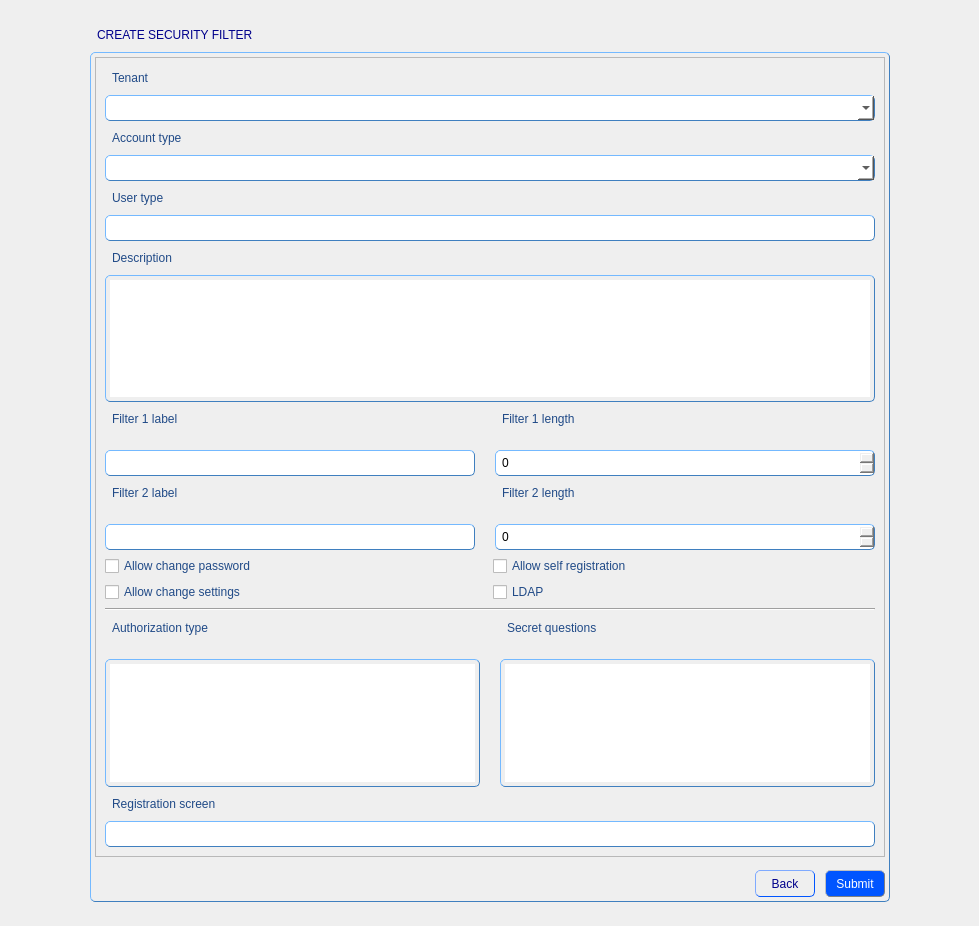
<?xml version="1.0" encoding="UTF-8"?>
<ui version="4.0">
 <class>CreateSecurityFilterForm</class>
 <widget class="QWidget" name="CreateSecurityFilterForm">
  <property name="geometry">
   <rect>
    <x>0</x>
    <y>0</y>
    <width>979</width>
    <height>926</height>
   </rect>
  </property>
  <property name="windowTitle">
   <string>Form</string>
  </property>
  <property name="styleSheet">
   <string notr="true">QGroupBox {
               color: black;
               padding: 4px;
               border: 1px solid rgb(63, 127, 191); 
               border-radius: 5px;
               border-style: outset;
              }
QTabWidget {
               color: blue;
               padding: 4px;
               border-radius: 5px;
               border: 1px solid rgb(63, 127, 191); 
               border-style: outset;
	           font: 11pt &quot;MS Shell Dlg 2&quot;;
              }
QWidget {
               color: rgb(32, 74, 135);
	           font: 11pt &quot;MS Shell Dlg 2&quot;;
              }
QScrollBar {
			   background-color: rgb(240, 240, 240);
              }
QLabel {
               color: rgb(32, 74, 135);
               padding: 4px;
               border-radius: 5px;
               border-style: outset;
	           font: 11pt &quot;MS Shell Dlg 2&quot;;
              }
QLineEdit {
               color: black;
               padding: 4px;
               border: 1px solid rgb(63, 127, 191); 
               border-radius: 5px;
               border-style: outset;
	           font: 10pt &quot;MS Shell Dlg 2&quot;;
              }
QComboBox {
			   color: black;
               padding: 4px;
               border: 1px solid rgb(63, 127, 191); 
               border-radius: 5px;
               border-style: outset;
               font: 9pt &quot;MS Shell Dlg 2&quot;;
			   background-color: rgb(255, 255, 255);
              }
QTextEdit {
               color: black;
               padding: 4px;
               border: 1px solid rgb(63, 127, 191); 
               border-radius: 5px;
               border-style: outset;
	           font: 10pt &quot;MS Shell Dlg 2&quot;;
              }
QSpinBox {
               color: black;
               padding: 4px;
               border: 1px solid rgb(63, 127, 191); 
               border-radius: 5px;
               border-style: outset;
	           font: 10pt &quot;MS Shell Dlg 2&quot;;
              }
QListView {
               color: black;
               padding: 4px;
               border: 1px solid rgb(63, 127, 191); 
               border-radius: 5px;
               border-style: outset;
	           font: 10pt &quot;MS Shell Dlg 2&quot;;
              }</string>
  </property>
  <layout class="QGridLayout" name="gridLayout_2">
   <item row="1" column="1">
    <widget class="QLabel" name="label">
     <property name="sizePolicy">
      <sizepolicy hsizetype="Preferred" vsizetype="Fixed">
       <horstretch>0</horstretch>
       <verstretch>0</verstretch>
      </sizepolicy>
     </property>
     <property name="styleSheet">
      <string notr="true">QLabel {
               color: darkblue;
               padding: 4px;
               border-radius: 5px;
               border-style: outset;
	           font: 12pt &quot;MS Shell Dlg 2&quot;;
              }</string>
     </property>
     <property name="text">
      <string>CREATE SECURITY FILTER</string>
     </property>
    </widget>
   </item>
   <item row="2" column="1">
    <widget class="QGroupBox" name="groupBox">
     <property name="sizePolicy">
      <sizepolicy hsizetype="Fixed" vsizetype="Fixed">
       <horstretch>0</horstretch>
       <verstretch>0</verstretch>
      </sizepolicy>
     </property>
     <property name="minimumSize">
      <size>
       <width>800</width>
       <height>850</height>
      </size>
     </property>
     <property name="maximumSize">
      <size>
       <width>820</width>
       <height>850</height>
      </size>
     </property>
     <property name="title">
      <string/>
     </property>
     <layout class="QGridLayout" name="gridLayout">
      <property name="leftMargin">
       <number>0</number>
      </property>
      <property name="topMargin">
       <number>0</number>
      </property>
      <property name="rightMargin">
       <number>0</number>
      </property>
      <property name="bottomMargin">
       <number>0</number>
      </property>
      <property name="spacing">
       <number>0</number>
      </property>
      <item row="0" column="0">
       <widget class="QScrollArea" name="scrollArea">
        <property name="sizePolicy">
         <sizepolicy hsizetype="Expanding" vsizetype="Maximum">
          <horstretch>0</horstretch>
          <verstretch>0</verstretch>
         </sizepolicy>
        </property>
        <property name="minimumSize">
         <size>
          <width>0</width>
          <height>800</height>
         </size>
        </property>
        <property name="maximumSize">
         <size>
          <width>16777215</width>
          <height>820</height>
         </size>
        </property>
        <property name="widgetResizable">
         <bool>true</bool>
        </property>
        <widget class="QWidget" name="scrollAreaWidgetContents">
         <property name="geometry">
          <rect>
           <x>0</x>
           <y>0</y>
           <width>788</width>
           <height>798</height>
          </rect>
         </property>
         <layout class="QGridLayout" name="gridLayout_3">
          <item row="7" column="0">
           <widget class="QTextEdit" name="descriptionEdit">
            <property name="maximumSize">
             <size>
              <width>16777215</width>
              <height>200</height>
             </size>
            </property>
           </widget>
          </item>
          <item row="15" column="0">
           <widget class="QLabel" name="label_13">
            <property name="text">
             <string>Registration screen</string>
            </property>
           </widget>
          </item>
          <item row="5" column="0">
           <widget class="QLineEdit" name="userTypeLine"/>
          </item>
          <item row="16" column="0">
           <widget class="QLineEdit" name="regScreenLine"/>
          </item>
          <item row="4" column="0">
           <widget class="QLabel" name="label_5">
            <property name="text">
             <string>User type</string>
            </property>
           </widget>
          </item>
          <item row="6" column="0">
           <widget class="QLabel" name="label_6">
            <property name="text">
             <string>Description</string>
            </property>
           </widget>
          </item>
          <item row="12" column="0">
           <layout class="QHBoxLayout" name="horizontalLayout_5">
            <item>
             <widget class="QCheckBox" name="changeSetCheckBox_2">
              <property name="text">
               <string>Allow change settings</string>
              </property>
             </widget>
            </item>
            <item>
             <widget class="QCheckBox" name="ldapCheckBox">
              <property name="text">
               <string>LDAP</string>
              </property>
             </widget>
            </item>
           </layout>
          </item>
          <item row="10" column="0">
           <layout class="QHBoxLayout" name="horizontalLayout_3">
            <property name="spacing">
             <number>20</number>
            </property>
            <item>
             <layout class="QVBoxLayout" name="verticalLayout_3">
              <item>
               <widget class="QLabel" name="label_9">
                <property name="sizePolicy">
                 <sizepolicy hsizetype="Maximum" vsizetype="Preferred">
                  <horstretch>0</horstretch>
                  <verstretch>0</verstretch>
                 </sizepolicy>
                </property>
                <property name="maximumSize">
                 <size>
                  <width>200</width>
                  <height>16777215</height>
                 </size>
                </property>
                <property name="text">
                 <string>Filter 2 label</string>
                </property>
               </widget>
              </item>
              <item>
               <widget class="QLineEdit" name="filter_2_Line">
                <property name="sizePolicy">
                 <sizepolicy hsizetype="Expanding" vsizetype="Expanding">
                  <horstretch>0</horstretch>
                  <verstretch>0</verstretch>
                 </sizepolicy>
                </property>
                <property name="maximumSize">
                 <size>
                  <width>16777215</width>
                  <height>16777215</height>
                 </size>
                </property>
               </widget>
              </item>
             </layout>
            </item>
            <item>
             <layout class="QVBoxLayout" name="verticalLayout_4">
              <item>
               <widget class="QLabel" name="label_10">
                <property name="text">
                 <string>Filter 2 length</string>
                </property>
               </widget>
              </item>
              <item>
               <widget class="QSpinBox" name="filter_2_SpinBox">
                <property name="minimumSize">
                 <size>
                  <width>380</width>
                  <height>0</height>
                 </size>
                </property>
               </widget>
              </item>
             </layout>
            </item>
           </layout>
          </item>
          <item row="14" column="0">
           <layout class="QHBoxLayout" name="horizontalLayout_6">
            <property name="spacing">
             <number>20</number>
            </property>
            <item>
             <layout class="QVBoxLayout" name="verticalLayout_5">
              <item>
               <widget class="QLabel" name="label_11">
                <property name="text">
                 <string>Authorization type</string>
                </property>
               </widget>
              </item>
              <item>
               <widget class="QListView" name="authTypeListView"/>
              </item>
             </layout>
            </item>
            <item>
             <layout class="QVBoxLayout" name="verticalLayout_6">
              <item>
               <widget class="QLabel" name="label_12">
                <property name="text">
                 <string>Secret questions</string>
                </property>
               </widget>
              </item>
              <item>
               <widget class="QListView" name="questionListView"/>
              </item>
             </layout>
            </item>
           </layout>
          </item>
          <item row="11" column="0">
           <layout class="QHBoxLayout" name="horizontalLayout_4">
            <item>
             <widget class="QCheckBox" name="changePasswCheckBox">
              <property name="text">
               <string>Allow change password</string>
              </property>
             </widget>
            </item>
            <item>
             <widget class="QCheckBox" name="selfRegCheckBox">
              <property name="text">
               <string>Allow self registration</string>
              </property>
             </widget>
            </item>
           </layout>
          </item>
          <item row="9" column="0">
           <layout class="QHBoxLayout" name="horizontalLayout_2">
            <property name="spacing">
             <number>20</number>
            </property>
            <item>
             <layout class="QVBoxLayout" name="verticalLayout">
              <item>
               <widget class="QLabel" name="label_7">
                <property name="sizePolicy">
                 <sizepolicy hsizetype="Maximum" vsizetype="Preferred">
                  <horstretch>0</horstretch>
                  <verstretch>0</verstretch>
                 </sizepolicy>
                </property>
                <property name="maximumSize">
                 <size>
                  <width>200</width>
                  <height>16777215</height>
                 </size>
                </property>
                <property name="text">
                 <string>Filter 1 label</string>
                </property>
               </widget>
              </item>
              <item>
               <widget class="QLineEdit" name="filter_1_Line">
                <property name="sizePolicy">
                 <sizepolicy hsizetype="Expanding" vsizetype="Expanding">
                  <horstretch>0</horstretch>
                  <verstretch>0</verstretch>
                 </sizepolicy>
                </property>
                <property name="minimumSize">
                 <size>
                  <width>0</width>
                  <height>0</height>
                 </size>
                </property>
                <property name="maximumSize">
                 <size>
                  <width>16777215</width>
                  <height>16777215</height>
                 </size>
                </property>
               </widget>
              </item>
             </layout>
            </item>
            <item>
             <layout class="QVBoxLayout" name="verticalLayout_2">
              <item>
               <widget class="QLabel" name="label_8">
                <property name="text">
                 <string>Filter 1 length</string>
                </property>
               </widget>
              </item>
              <item>
               <widget class="QSpinBox" name="filter_1_SpinBox">
                <property name="minimumSize">
                 <size>
                  <width>380</width>
                  <height>0</height>
                 </size>
                </property>
               </widget>
              </item>
             </layout>
            </item>
           </layout>
          </item>
          <item row="1" column="0">
           <widget class="QComboBox" name="tenantBox"/>
          </item>
          <item row="3" column="0">
           <widget class="QComboBox" name="accountTypeBox"/>
          </item>
          <item row="2" column="0">
           <widget class="QLabel" name="label_4">
            <property name="text">
             <string>Account type</string>
            </property>
           </widget>
          </item>
          <item row="0" column="0">
           <widget class="QLabel" name="label_2">
            <property name="text">
             <string>Tenant</string>
            </property>
           </widget>
          </item>
          <item row="13" column="0">
           <widget class="Line" name="line">
            <property name="orientation">
             <enum>Qt::Horizontal</enum>
            </property>
           </widget>
          </item>
          <item row="8" column="0">
           <spacer name="verticalSpacer_4">
            <property name="orientation">
             <enum>Qt::Vertical</enum>
            </property>
            <property name="sizeHint" stdset="0">
             <size>
              <width>20</width>
              <height>40</height>
             </size>
            </property>
           </spacer>
          </item>
         </layout>
        </widget>
       </widget>
      </item>
      <item row="1" column="0">
       <spacer name="verticalSpacer">
        <property name="orientation">
         <enum>Qt::Vertical</enum>
        </property>
        <property name="sizeHint" stdset="0">
         <size>
          <width>20</width>
          <height>6</height>
         </size>
        </property>
       </spacer>
      </item>
      <item row="2" column="0">
       <layout class="QHBoxLayout" name="horizontalLayout">
        <property name="spacing">
         <number>0</number>
        </property>
        <item>
         <spacer name="horizontalSpacer">
          <property name="orientation">
           <enum>Qt::Horizontal</enum>
          </property>
          <property name="sizeHint" stdset="0">
           <size>
            <width>40</width>
            <height>20</height>
           </size>
          </property>
         </spacer>
        </item>
        <item>
         <widget class="QToolButton" name="backButton">
          <property name="minimumSize">
           <size>
            <width>60</width>
            <height>0</height>
           </size>
          </property>
          <property name="styleSheet">
           <string notr="true">QToolButton {
                color: darkblue;
               padding: 4px;
               border: 1px solid rgb(0, 85, 255); 
               border-radius: 5px;
               border-style: outset;
               font: 10pt &quot;MS Shell Dlg 2&quot;;
              }

QToolButton:hover {
               color: white;
               border: 1px solid grey;
               background-color: rgb(0, 78, 235);
               }

QToolButton:pressed {
               color: rgb(0, 0, 197)
               background: shadow;
               border-style: inset;
               }</string>
          </property>
          <property name="text">
           <string>Back</string>
          </property>
         </widget>
        </item>
        <item>
         <spacer name="horizontalSpacer_4">
          <property name="orientation">
           <enum>Qt::Horizontal</enum>
          </property>
          <property name="sizeType">
           <enum>QSizePolicy::Minimum</enum>
          </property>
          <property name="sizeHint" stdset="0">
           <size>
            <width>10</width>
            <height>20</height>
           </size>
          </property>
         </spacer>
        </item>
        <item>
         <widget class="QToolButton" name="submitButton">
          <property name="minimumSize">
           <size>
            <width>60</width>
            <height>0</height>
           </size>
          </property>
          <property name="styleSheet">
           <string notr="true">QToolButton {
               color: white;
               padding: 4px;
               border: 1px solid grey; 
               border-radius: 5px;
               border-style: outset;
               max-width: 120px;
               background-color: rgb(0, 85, 255);
               font: 10pt &quot;MS Shell Dlg 2&quot;;
              }

QToolButton:hover {
               color: darkblue;
               border: 1px solid grey;
               background-color: rgb(255, 255, 255);
               }

QToolButton:pressed {
               color: rgb(0, 0, 197)
               background: shadow;
               border-style: inset;
			    background-color: rgb(0, 78, 235);
               }</string>
          </property>
          <property name="text">
           <string>Submit</string>
          </property>
         </widget>
        </item>
       </layout>
      </item>
     </layout>
    </widget>
   </item>
   <item row="0" column="1">
    <spacer name="verticalSpacer_2">
     <property name="orientation">
      <enum>Qt::Vertical</enum>
     </property>
     <property name="sizeHint" stdset="0">
      <size>
       <width>20</width>
       <height>40</height>
      </size>
     </property>
    </spacer>
   </item>
   <item row="2" column="2">
    <spacer name="horizontalSpacer_3">
     <property name="orientation">
      <enum>Qt::Horizontal</enum>
     </property>
     <property name="sizeHint" stdset="0">
      <size>
       <width>40</width>
       <height>20</height>
      </size>
     </property>
    </spacer>
   </item>
   <item row="2" column="0">
    <spacer name="horizontalSpacer_2">
     <property name="orientation">
      <enum>Qt::Horizontal</enum>
     </property>
     <property name="sizeHint" stdset="0">
      <size>
       <width>40</width>
       <height>20</height>
      </size>
     </property>
    </spacer>
   </item>
   <item row="3" column="1">
    <spacer name="verticalSpacer_3">
     <property name="orientation">
      <enum>Qt::Vertical</enum>
     </property>
     <property name="sizeHint" stdset="0">
      <size>
       <width>20</width>
       <height>40</height>
      </size>
     </property>
    </spacer>
   </item>
  </layout>
 </widget>
 <resources/>
 <connections/>
</ui>
